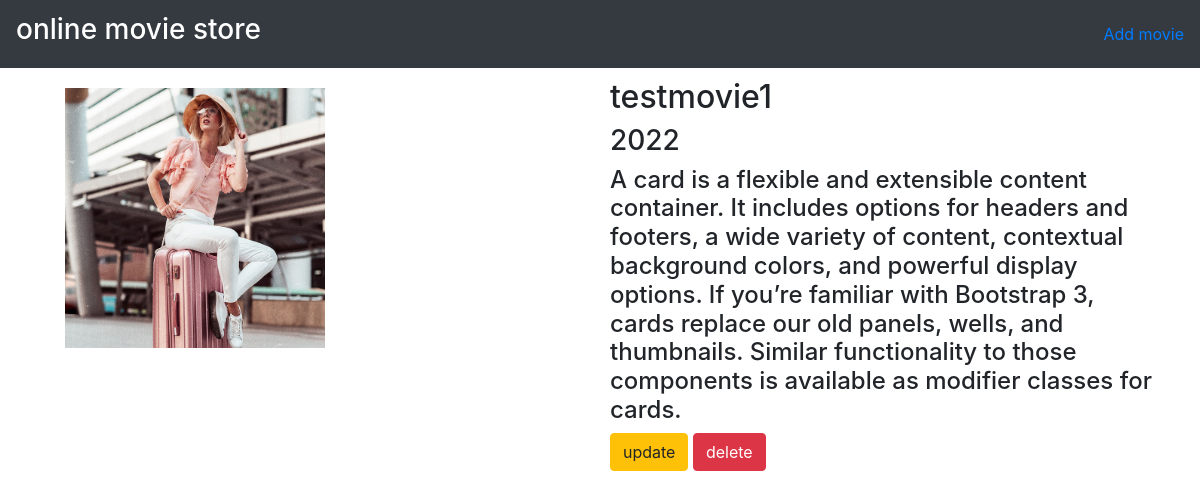
Screenshot of /movie/4 with the database file from the repository.
### movieapp/models.py (models this page shows, shortened)
class movie(models.Model):
    name=models.CharField(max_length=250)
    des=models.TextField()
    year=models.IntegerField()
    img=models.ImageField(upload_to='gallery')

### movieapp/views.py (the view)
# urls.py: path('movie/<int:movie_id>',views.detail,name='detail'),
def detail(request,movie_id):
    x=movie.objects.get(id=movie_id)
    return render(request,"detail.html",{'movie':x})

### templates/detail.html
{%extends 'base.html'%}
{% block body%}
<div class="container">
    <div class="row">
        <div class="col-md-6">
           <img src="{{movie.img.url}}" width="300" height="300" style="padding:20px;">
        </div>
        <div class="col-md-6" style="padding:10px;">
            <h2>{{movie.name}}</h2>
            <h3>{{movie.year}}</h3>
            <h4>{{movie.des}}</h4>
            <a class="btn btn-warning" href="{% url 'movieapp:update' movie.id %}">update</a>
            <a class="btn btn-danger" href="{% url 'movieapp:delete' movie.id %}">delete</a>
        </div>
    </div>
</div>
{%endblock%}

### rows the page displays
movie: img (picture), name "testmovie1", year "2022", des "A card is a flexible and extensible content container. It includes options for headers and footers, a wide variety of content, contextual background colors, and powerful display options. If you’re familiar with Bootstrap 3, cards replace our old panels, wells, and thumbnails. Similar functionality to those components is available as modifier classes for cards."
